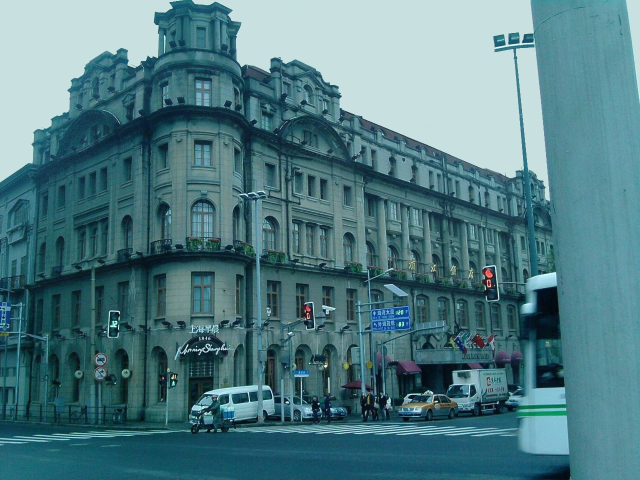
#> input picture utils/FoHIS/img/result.jpg, 1280 x 960 px (shown at 1/2 size)
$ python compute_authenticity.py   (older library calls are emulated)
#> lines starting #> are read from the running program, lines starting #| are printed output that depends on the picture; after the words box and inside, x2 and y2 are one past the last pixel; in counts of white or black regions, pixels touching at a corner belong together; long printed decimals are rounded
### utils/FoHIS/AuthESI/guided_filter.py
"""
Towards Simulating Foggy and Hazy Images and Evaluating their Authenticity
Ning Zhang, Lin Zhang*, and Zaixi Cheng
"""

from PIL import Image
import numpy as np


# [178 lines left out: functions dot, convertImageToMatrix, guidedFilter, boxFilter, getLight, getTransmission, not called in this run]


def minimizeFilter(input_img, point, size):
    """minimize filter for the input image"""
    begin = (point[0] - size[0] / 2, point[0] + size[0] / 2 + 1)
    end = (point[1] - size[1] / 2, point[1] + size[1] / 2 + 1)

    begin1, begin2 = int(begin[0]), int(begin[1])
    end1, end2 = int(end[0]), int(end[1])

    l = []

    for i in range(begin1, begin2):
        for j in range(end1, end2):
            if (i >= 0 and i < len(input_img)) and (j >= 0 and j < len(input_img[0])):
                l.append(input_img[i][j])

    return min(l)


# [34 lines left out: functions ensure, guided_filter_image, not called in this run]


def getDark(input_img, filter, frame):
    """get dark image from the input image"""
    size = input_img.size
    output = []

    for x in range(size[1]):
        temp = []
        for y in range(size[0]):
            temp.append(min(input_img.getpixel((y, x))))

        output.append(temp)

    output = filter2d(output, filter, frame)

    output_img = Image.new('L', size)

    for x in range(size[1]):
        for y in range(size[0]):
            output_img.putpixel((y, x), output[x][y])

    return output_img


def filter2d(input_img, filter, frame):
    """filter of the 2-dimension picture"""
    size = len(input_img), len(input_img[0])
    output = []

    for i in range(size[0]):
        temp = []
        for j in range(size[1]):
            temp.append(filter(input_img, (i, j), frame))

        output.append(temp)

    return output

### utils/FoHIS/AuthESI/compute_aggd.py
"""
Towards Simulating Foggy and Hazy Images and Evaluating their Authenticity
Ning Zhang, Lin Zhang*, and Zaixi Cheng
"""

import cv2
import numpy as np
from scipy.special import gamma
import warnings
warnings.simplefilter("ignore", category=RuntimeWarning)


def compute_features(gray, gradient):
    features = []

    for m in [gray]:
        # MSCN
        μ = cv2.GaussianBlur(m, (5, 5), 5/6, borderType=cv2.BORDER_REPLICATE)
        σ = np.sqrt(abs(cv2.GaussianBlur(m*m, (5, 5), 5/6, borderType=cv2.BORDER_REPLICATE) - μ*μ))
        I = (m - μ) / (σ + 1)
        # print(I)


        # MSCN AGGD parameter
        # print(I)
        alpha, beta_l, beta_r = estimate_aggd_parameter(I)
        features.append(alpha)
        features.append((beta_l+beta_r)/2)

        # Log-Derivatives
        I = np.log(I + 0.00001)
        shift1 = [(0, 1), (1, 0), (1, 1), (1, -1)]
        shift2 = [(-1, 0), (1, 0), (0, -1), (0, 1), (0, 0), (1, 1), (0, 1), (1, 0), (-1, -1), (1, 1), (-1, 1), (1, -1)]

        for i in shift1:
            D = np.roll(I, i, axis=(0, 1)) - I
            alpha, beta_l, beta_r = estimate_aggd_parameter(D)
            features.append(alpha)
            features.append((beta_l+beta_r)/2)

        for i in range(3):
            D = np.roll(I, shift2[4*i], axis=(0, 1)) + np.roll(I, shift2[4*i+1], axis=(0, 1)) \
                - np.roll(I, shift2[4*i+2], axis=(0, 1)) - np.roll(I, shift2[4*i+3], axis=(0, 1))
            alpha, beta_l, beta_r = estimate_aggd_parameter(D)

            features.append(alpha)
            features.append((beta_l+beta_r)/2)

    return features


def estimate_aggd_parameter(vec):
    vec = np.nan_to_num(vec)
    # print(vec)
    gam = [x/1000 for x in range(200, 10001, 1)]
    r_gam = [(gamma(2/x)**2/(gamma(1/x)*gamma(3/x))) for x in gam]

    leftstd = np.nan_to_num(np.sqrt(np.mean(vec[vec < 0]**2)))

    rightstd = np.nan_to_num(np.sqrt(np.mean(vec[vec > 0]**2)))

    gammahat = np.nan_to_num(leftstd / (rightstd+0.00001))

    # print(leftstd, rightstd, gammahat)

    rhat = np.nan_to_num((np.mean(np.abs(vec))**2) / np.nanmean(vec**2))
    rhatnorm = (rhat*(gammahat**3 + 1)*(gammahat + 1))/((gammahat**2 + 1)**2)

    m1 = (r_gam - rhatnorm)**2

    m2 = m1.tolist()
    # print(r_gam)
    array_position = m2.index(np.min(m1))

    alpha = gam[array_position]
    beta_l = leftstd * np.sqrt(gamma(1/alpha)/gamma(3/alpha))
    beta_r = rightstd * np.sqrt(gamma(1/alpha)/gamma(3/alpha))

    return alpha, beta_l, beta_r

### utils/FoHIS/AuthESI/compute_authenticity.py
"""
Towards Simulating Foggy and Hazy Images and Evaluating their Authenticity
Ning Zhang, Lin Zhang*, and Zaixi Cheng
"""

import cv2
import numpy as np
import os
import math
from PIL import Image
import guided_filter
import compute_aggd
import scipy.io as sio
import warnings

# warnings.simplefilter("error")
# warnings.simplefilter("ignore", category=RuntimeWarning)


BLOCK_SIZE_ROW     = 48
BLOCK_SIZE_COL     = 48
NORMALIZED_WIDTH   = 528
FEATURE_NUMBER     = 16
GRADIENT_THRESHOLD_L = 3
GRADIENT_THRESHOLD_R = 60
DARK_CHANNEL_THRESHOLD_L = 30
DARK_CHANNEL_THRESHOLD_R = 100


def authenticity(img):
#> called with img = '../img/result.jpg'
    data = sio.loadmat('prisparam_16_hazeandfog.mat')
#> (reads utils/FoHIS/AuthESI/prisparam_16_hazeandfog.mat from the repository)
    mu_prisparam1 = data['mu1']
    mu_prisparam2 = data['mu2']
    cov_prisparam1 = data['cov1']
    cov_prisparam2 = data['cov2']


    img = cv2.resize(cv2.imread(img), (NORMALIZED_WIDTH, NORMALIZED_WIDTH), interpolation=cv2.INTER_CUBIC)
    gray = cv2.cvtColor(img, cv2.COLOR_BGR2GRAY)
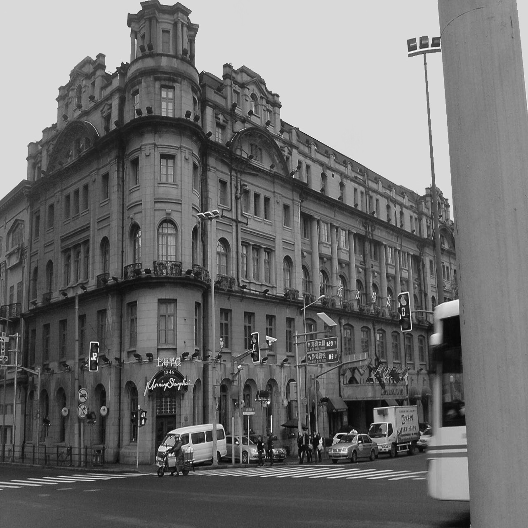
#> gray: shape (528, 528); min 3, max 255, mean 111.4

    block_rownum = math.floor(gray.shape[0]/BLOCK_SIZE_ROW)
#> block_rownum = 11
    block_colnum = math.floor(gray.shape[1]/BLOCK_SIZE_COL)
#> block_colnum = 11
    img = img[:block_rownum*BLOCK_SIZE_ROW, :block_colnum*BLOCK_SIZE_COL, :]
    gray = cv2.cvtColor(img, cv2.COLOR_BGR2LAB)[:, :, 0]

    # gradient magnitude
    gradx = cv2.Sobel(gray, cv2.CV_16S, 1, 0, ksize=3)
    grady = cv2.Sobel(gray, cv2.CV_16S, 0, 1, ksize=3)
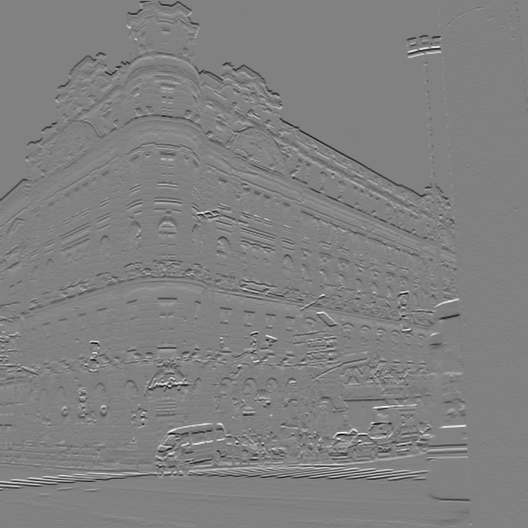
#> grady: shape (528, 528) int16; min -917, max 892, mean -1.8; drawn with min black and max white
    absX = cv2.convertScaleAbs(gradx)
    absY = cv2.convertScaleAbs(grady)
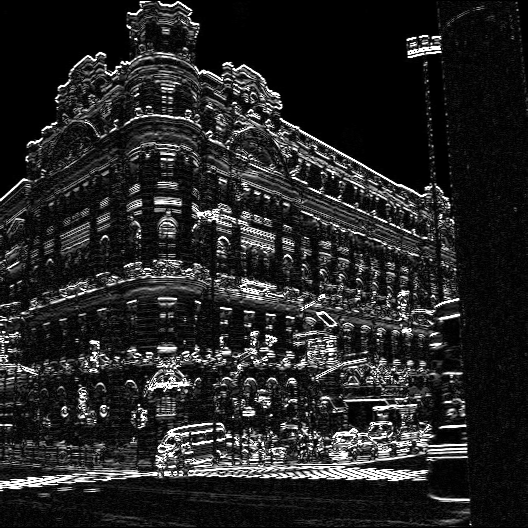
#> absY: shape (528, 528); min 0, max 255, mean 37.3
    gradient = cv2.addWeighted(absX, 0.5, absY, 0.5, 0)
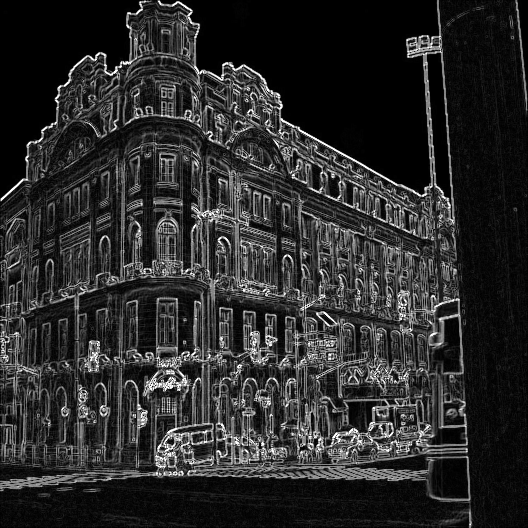
#> gradient: shape (528, 528); min 0, max 255, mean 42.9
    gradient2 = gradient
    gradient2[gradient2 < 20] = 0
    gradient2[gradient2 >= 20] =255
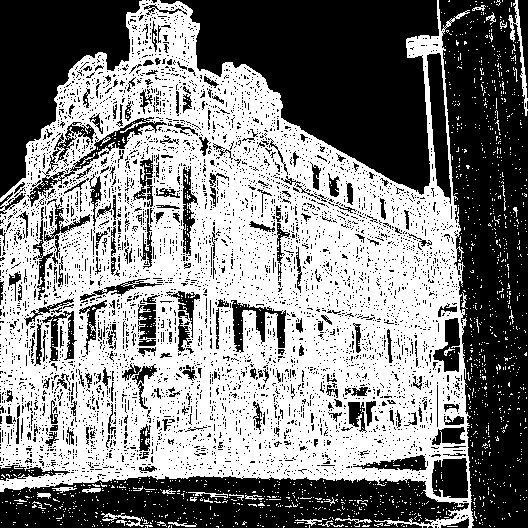
#> gradient2: shape (528, 528); 51.8% white; 5171 black regions (4917 under 20 px), largest, box (x1, y1, x2, y2) and area: (439, 0, 528, 528) 34021, (160, 0, 439, 195) 29337, (0, 476, 469, 528) 18454

    # dark channel
    dark_image = np.asarray(guided_filter.getDark(Image.fromarray(np.uint8(img)), guided_filter.minimizeFilter, (10, 10)))
#> after the loop in getDark, `for x in range(size[1]):`: output = 528 items
#> in filter2d, `size = len(input_img), len(input_img[0])`: size = (528, 528)
#> in getDark, `output_img = Image.new('L', size)`: output_img: PIL image 528x528 L; every value is 0
#> after the loop in getDark, `for x in range(size[1]):`:
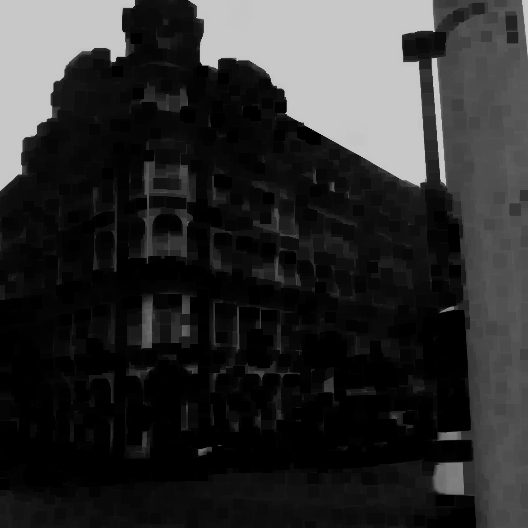
#> output_img: PIL image 528x528 L; min 0, max 200, mean 46

    quality = []
    features1_list_all = []  # haze-free features
    features2_list_all = []  # haze features
    for i in range(block_rownum):
        for j in range(block_colnum):
            features1_list = []  # haze-free features
            features2_list = []  # haze features
            crop_row_start = i*BLOCK_SIZE_ROW
            crop_row_end = (i+1)*BLOCK_SIZE_ROW
            crop_col_start = j*BLOCK_SIZE_COL
            crop_col_end = (j+1)*BLOCK_SIZE_COL

            crop_gray = gray[crop_row_start: crop_row_end, crop_col_start:crop_col_end]
            crop_img = img[crop_row_start: crop_row_end, crop_col_start:crop_col_end]
            crop_gradient = gradient[crop_row_start: crop_row_end, crop_col_start:crop_col_end]
            crop_gradient2 = gradient2[crop_row_start: crop_row_end, crop_col_start:crop_col_end]
            crop_dark_image = dark_image[crop_row_start: crop_row_end, crop_col_start:crop_col_end]

            if np.mean(crop_dark_image) < DARK_CHANNEL_THRESHOLD_L:
                if np.count_nonzero(crop_gradient2) > 400:
                    # print('1', crop_gray.astype(np.float64))
                    features1_list.extend(compute_aggd.compute_features(crop_gray.astype(np.float64), crop_gradient.astype(np.float64)))
                    cv2.rectangle(img, (crop_col_start, crop_row_start), (crop_col_end, crop_row_end), (0, 255, 0))
                else:
                    # print('2', crop_gray.astype(np.float64))
                    features1_list.extend(compute_aggd.compute_features(crop_gray.astype(np.float64), crop_gradient.astype(np.float64)))
                    cv2.rectangle(img, (crop_col_start, crop_row_start), (crop_col_end, crop_row_end), (255, 0, 0))

            elif np.mean(crop_dark_image) >= DARK_CHANNEL_THRESHOLD_L:
                features2_list.extend(compute_aggd.compute_features(crop_gray.astype(np.float64), crop_gradient.astype(np.float64)))
                cv2.rectangle(img, (crop_col_start, crop_row_start), (crop_col_end, crop_row_end), (255, 0, 255))

            features1_list_all.extend(features1_list)
            features2_list_all.extend(features2_list)
#> crop_gradient: shape (48, 48); 3.4% white in thin lines or dots
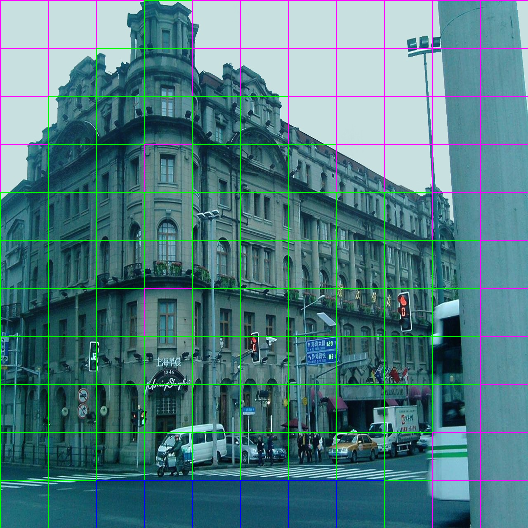
#> img: shape (528, 528, 3); mean B, G, R 129.7, 124.5, 80.3

    if len(features1_list_all) != 0:
        features1 = np.array(features1_list_all).reshape((int(len(features1_list_all)/FEATURE_NUMBER)), FEATURE_NUMBER)
        if features1.shape[0] >1:
            mu_distparam1 = (np.mean(features1, axis=0))
            cov_distparam1 = np.cov(features1.reshape(features1.shape[1], features1.shape[0]))
            invcov_param1 = np.linalg.inv((cov_prisparam1+cov_distparam1)/2)
            q1 = np.sqrt(np.dot(np.dot((mu_prisparam1-mu_distparam1),invcov_param1), np.transpose(mu_prisparam1-mu_distparam1)))
            quality.append(np.nanmean(q1))
        else:
            features2_list_all.extend(features2_list_all)

    if len(features2_list_all) != 0:
        features2 = np.array(features2_list_all).reshape((int(len(features2_list_all)/FEATURE_NUMBER)), FEATURE_NUMBER)
        #input(features2)
        mu_distparam2 = (np.mean(features2, axis=0))
        cov_distparam2 = np.cov(features2.reshape(features2.shape[1], features2.shape[0]))
        #input(mu_distparam2)
        invcov_param2 = np.linalg.inv((cov_prisparam2+cov_distparam2)/2)
        q2 = np.sqrt(np.dot(np.dot((mu_prisparam2-mu_distparam2),invcov_param2), np.transpose(mu_prisparam2-mu_distparam2)))
        # input(q2)
        quality.append(np.nanmean(q2))

    r = 0
    print(quality)
#| [1.552, 0.9904]
    for i in quality:
        r += i
#> this loop made 2 passes
#> i on passes 1 to 2: 1.55, 0.99
    print('AV: %f' % r)
#| AV: 2.542


authenticity('../img/result.jpg')
